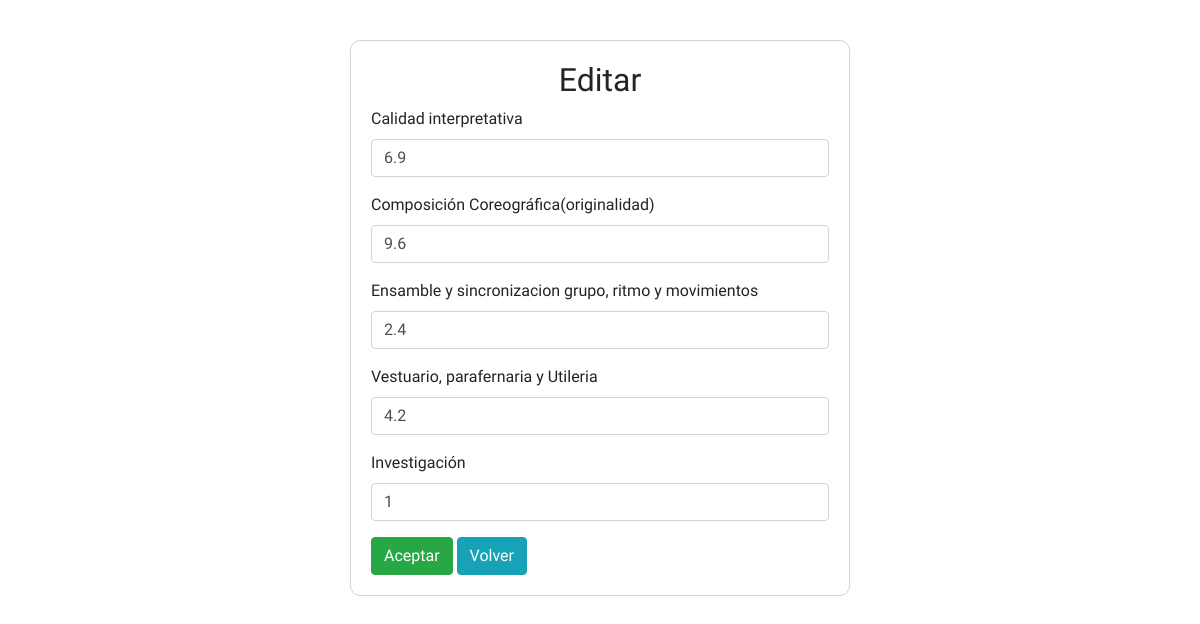
Page /editDF.php?id=1 on the committed database.
### editDF.php (the view, shortened to what this page needs)
<?php
  $id = $_GET['id'];
  $con = new PDO('mysql:host=localhost;dbname=zonales1;charset=utf8','root','');
  $query = $con->query("SELECT * FROM danza_folclórica WHERE id=$id");
  if($row = $query->fetchObject()){
    $res = $row;
  }
?>
<!DOCTYPE html>
<html lang="en">
<head>
  <link rel="stylesheet" href="css/bootstrap.min.css">
  <link rel="stylesheet" type="text/css" href="css/edit.css">
</head>
<body>
  <div class="container">
    <form action="editar.php" method="post" class="form">
      <h2 class="text-center">Editar</h2>
      <div class="form-group">
          <label for="editDF1">Calidad interpretativa</label>
          <input type="number" class="form-control" required name="editDF1" id="editDF1" pattern="[0-9]+([\.,][0-9]+)?" step="0.01" min="0" max="10" value="<?php echo $res->calidad_interpretativa ?>">
      </div>
      <div class="form-group">
          <label for="editDF2">Composición Coreográfica(originalidad)</label>
          <input type="number" class="form-control" required name="editDF2" id="editDF2" pattern="[0-9]+([\.,][0-9]+)?" step="0.01" min="0" max="10" value="<?php echo $res->composicion_coreografia ?>">
      </div>
      <div class="form-group">
          <label for="editDF3">Ensamble y sincronizacion grupo, ritmo y movimientos</label>
          <input type="number" class="form-control" required name="editDF3" id="editDF3" pattern="[0-9]+([\.,][0-9]+)?" step="0.01" min="0" max="10" value="<?php echo $res->esamble_y_sincronizacion ?>">
      </div>
      <div class="form-group">
          <label for="editDF4">Vestuario, parafernaria y Utileria</label>
          <input type="number" class="form-control" required name="editDF4" id="editDF4" pattern="[0-9]+([\.,][0-9]+)?" step="0.01" min="0" max="10" value="<?php echo $res->vestuario ?>">
      </div>
      <div class="form-group">
          <label for="editDF5">Investigación</label>
          <input type="number" class="form-control" required name="editDF5" id="editDF5" pattern="[0-9]+([\.,][0-9]+)?" step="0.01" min="0" max="10" value="<?php echo $res->investigacion	 ?>">
      </div>
      <button type="submit" class="btn btn-success"><i class="fas fa-sign-in-alt" style="text-align: right;"></i>Aceptar</button>
      <a href="conC.php" class="btn btn-info">Volver</a>
    </form>
  </div>
</body>
</html>

### css/edit.css (style rules this page uses)
body { font-family: 'Merienda', cursive; }
.form { margin: auto; margin-top: 40px; border:1px solid #ced4da; border-radius:10px; padding: 20px; max-width:500px ; }

### rows in the picture
danza_folclórica: editDF1 "6.9", editDF2 "9.6", editDF3 "2.4", editDF4 "4.2", editDF5 "1"
